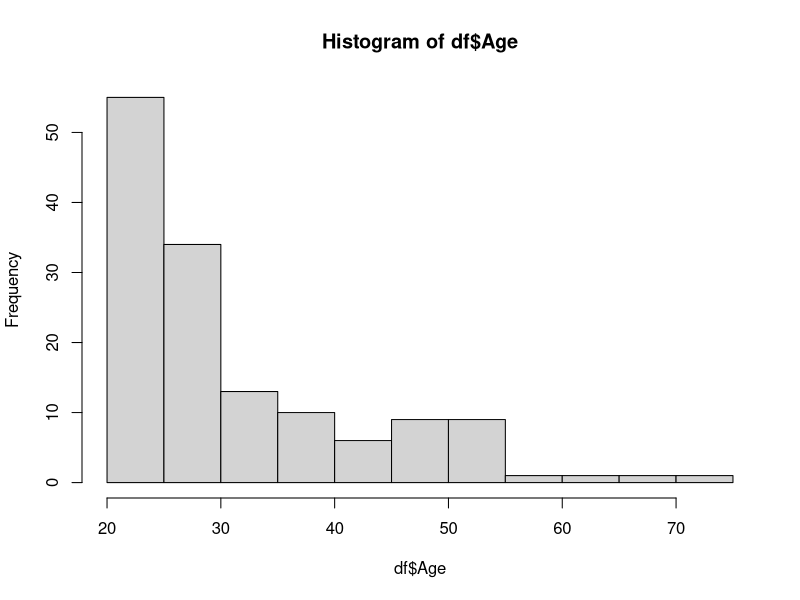
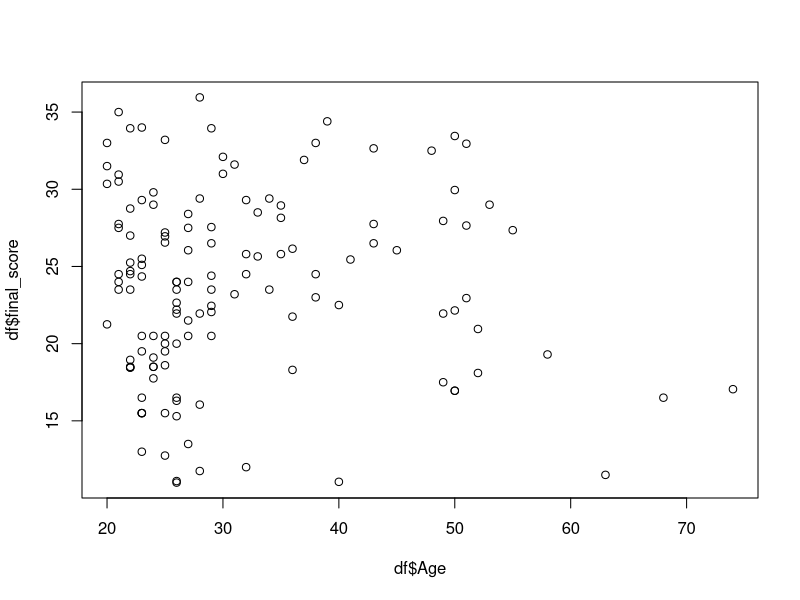
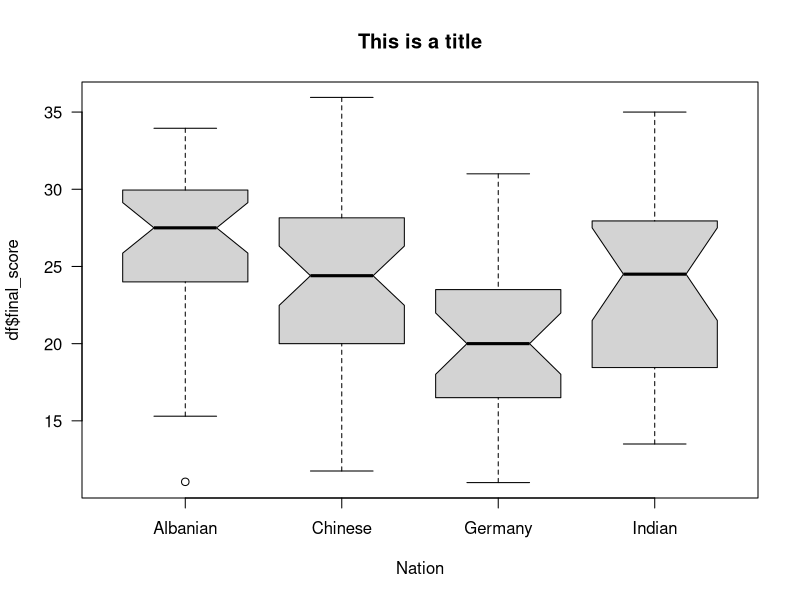
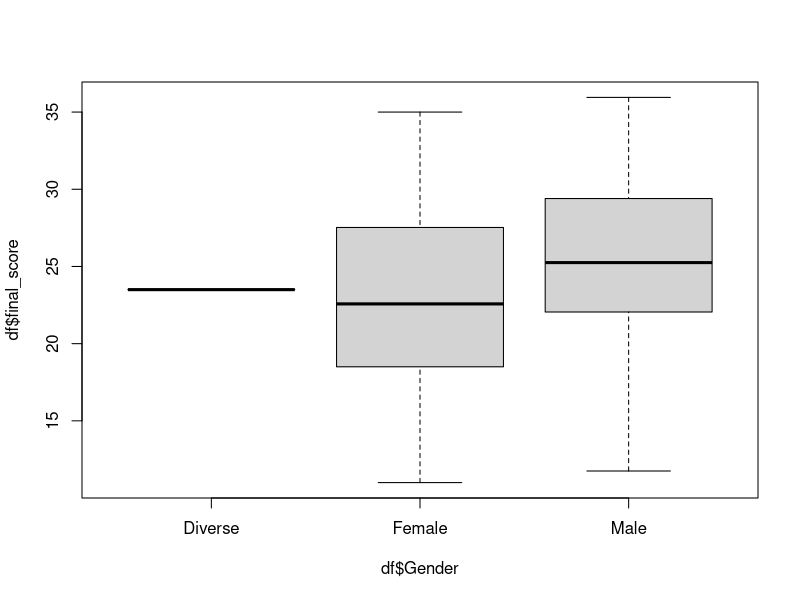

Write R code to recreate these figures, in order.
## ---- chunk 1
df = read.csv2("Grp11data.csv")
str(df)
df$Q08 = as.numeric(df$Q08)
str(df)
df$Gender = as.factor(df$Gender)
df$Nation = as.factor(df$Nation)

summary(df)

hist(df$Age)


# Aggregation
df$final_score = rowSums(as.matrix(df[, c(5:10,15, 17 )]))
## ---- chunk 2
plot(x = df$Age, y = df$final_score)

boxplot(df$final_score~df$Nation, xlab = "Nation", main = "This is a title", las = 1, notch = TRUE)

boxplot(df$final_score~df$Gender)


